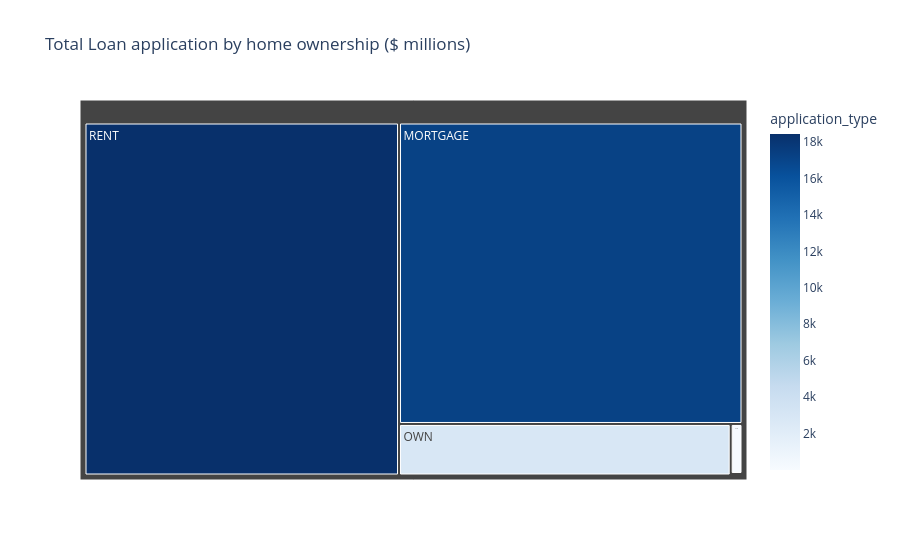

Notebook code for this chart:
### Markdown cell above
### HOME OWNERSHIP BY TOTAL LOAN APPLICATION

### Code cell
loan_application= df.groupby('home_ownership')['application_type'].count().reset_index()

fig= px.treemap(
    loan_application,
    path=['home_ownership'],
    values='application_type',
    color='application_type',
    color_continuous_scale='Blues',
    title='Total Loan application by home ownership ($ millions)'
)
fig.show()

### Figure 1 — Plotly figure (JSON) as saved in the notebook; plotly's stock layout.template omitted (floating-point values rounded to 4 significant figures)
{"data": [{"branchvalues": "total", "customdata": [[17200.0], [3.0], [98.0], [2838.0], [18440.0]], "domain": {"x": [0, 1], "y": [0, 1]}, "hovertemplate": "labels=%{label}<br>application_type_sum=%{value}<br>parent=%{parent}<br>id=%{id}<br>application_type=%{color}<extra></extra>", "ids": ["MORTGAGE", "NONE", "OTHER", "OWN", "RENT"], "labels": ["MORTGAGE", "NONE", "OTHER", "OWN", "RENT"], "marker": {"coloraxis": "coloraxis", "colors": [17200.0, 3.0, 98.0, 2838.0, 18440.0]}, "name": "", "parents": ["", "", "", "", ""], "type": "treemap", "values": [17200.0, 3.0, 98.0, 2838.0, 18440.0]}], "layout": {"coloraxis": {"colorbar": {"title": {"text": "application_type"}}, "colorscale": [[0, "rgb(247,251,255)"], [0.125, "rgb(222,235,247)"], [0.25, "rgb(198,219,239)"], [0.375, "rgb(158,202,225)"], [0.5, "rgb(107,174,214)"], [0.625, "rgb(66,146,198)"], [0.75, "rgb(33,113,181)"], [0.875, "rgb(8,81,156)"], [1, "rgb(8,48,107)"]]}, "legend": {"tracegroupgap": 0}, "title": {"text": "Total Loan application by home ownership ($ millions)"}}}
